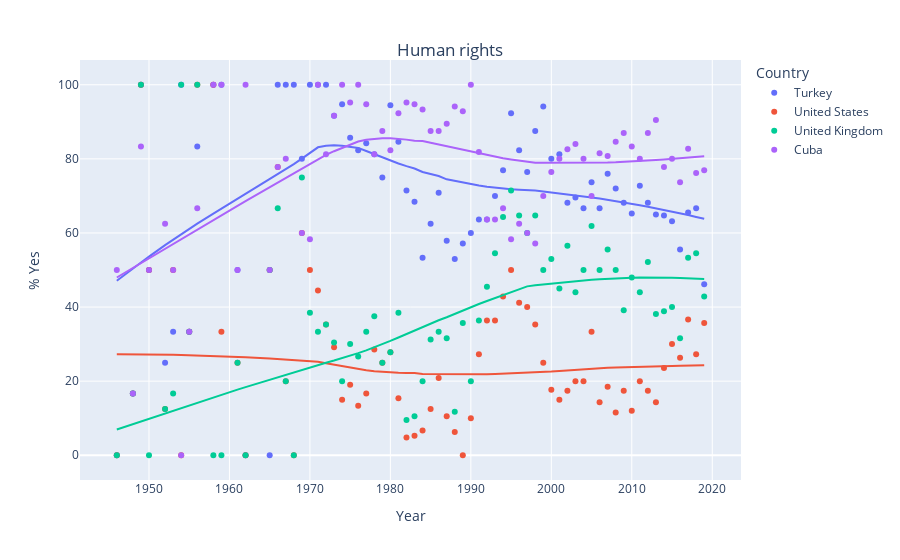
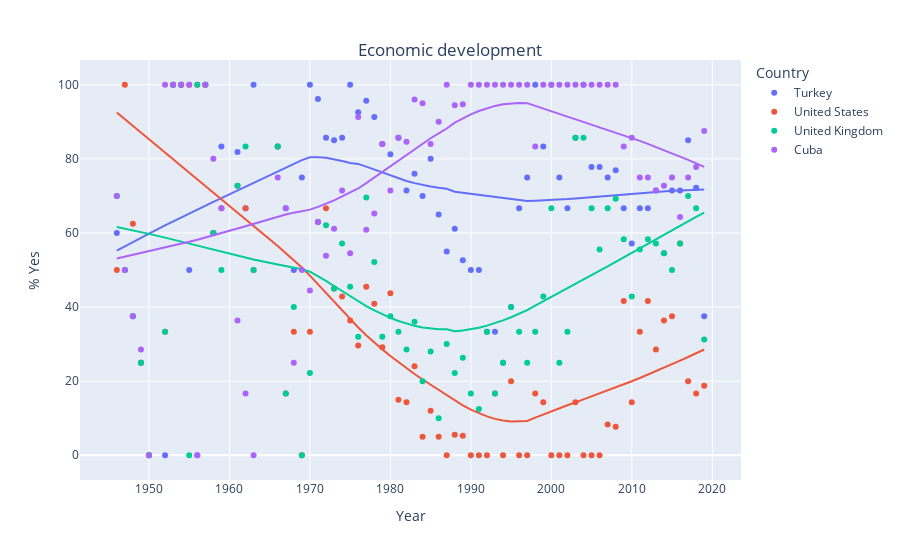
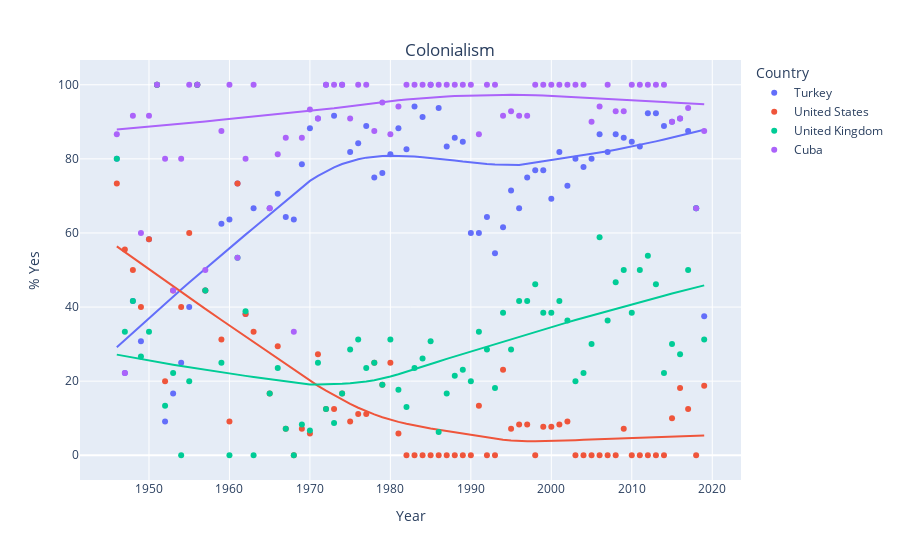
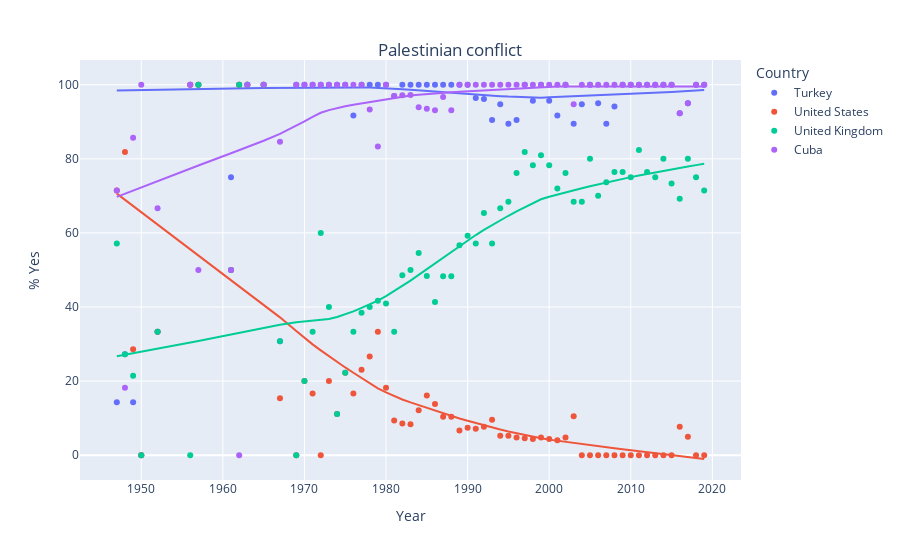

Notebook code for these charts, in order:
### Markdown cell above
Now that we have our focus countries, we can make pretty pictures.

You can just run the cell below - assuming you have done all the parts above!

### Code cell
def make_plot(countries,issue):
    '''
    A Python function that takes in the list of countries and issues and makes
    a scatter plot of each issue with a trendline for each country.
    '''
    x_data = []
    y_data = []
    c_data = []
    for cntry in countries:
        my_group = c_groups.get_group((cntry,issue))
        for y in my_group['year'].unique():
            x_data.append(y)
            tot_yes = sum(my_group[my_group['year']==y]['vote']=='yes')
            percent_yes = tot_yes/len(my_group[my_group['year']==y])*100
            y_data.append(percent_yes)
            c_data.append(cntry)

    fig = px.scatter(x=x_data, y=y_data,color=c_data,trendline="lowess",labels={"color": "Country"})

    fig.update_layout(
        title={
            'text': issue + '<br>',
            'y':0.9,
            'x':0.5,
            'xanchor': 'center',
            'yanchor': 'top'})
    fig.update_yaxes(title_text="% Yes")
    fig.update_xaxes(title_text="Year")
    f_name = issue
    fig.write_image(f_name+'.png')
    fig.show()
    
for iss in issues:
    make_plot(countries,iss)
